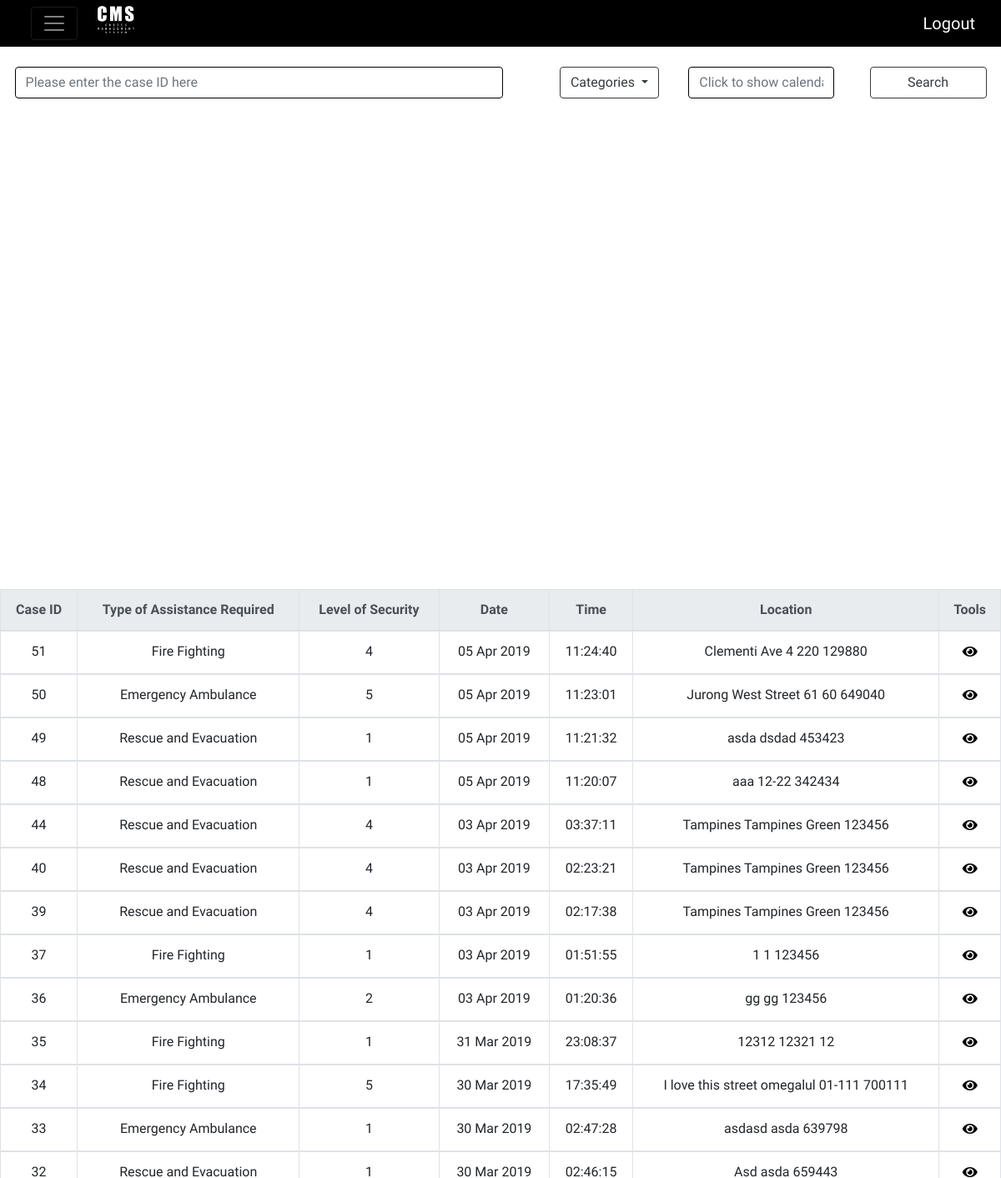
Before: /cms/ (signed in) with the older database file.
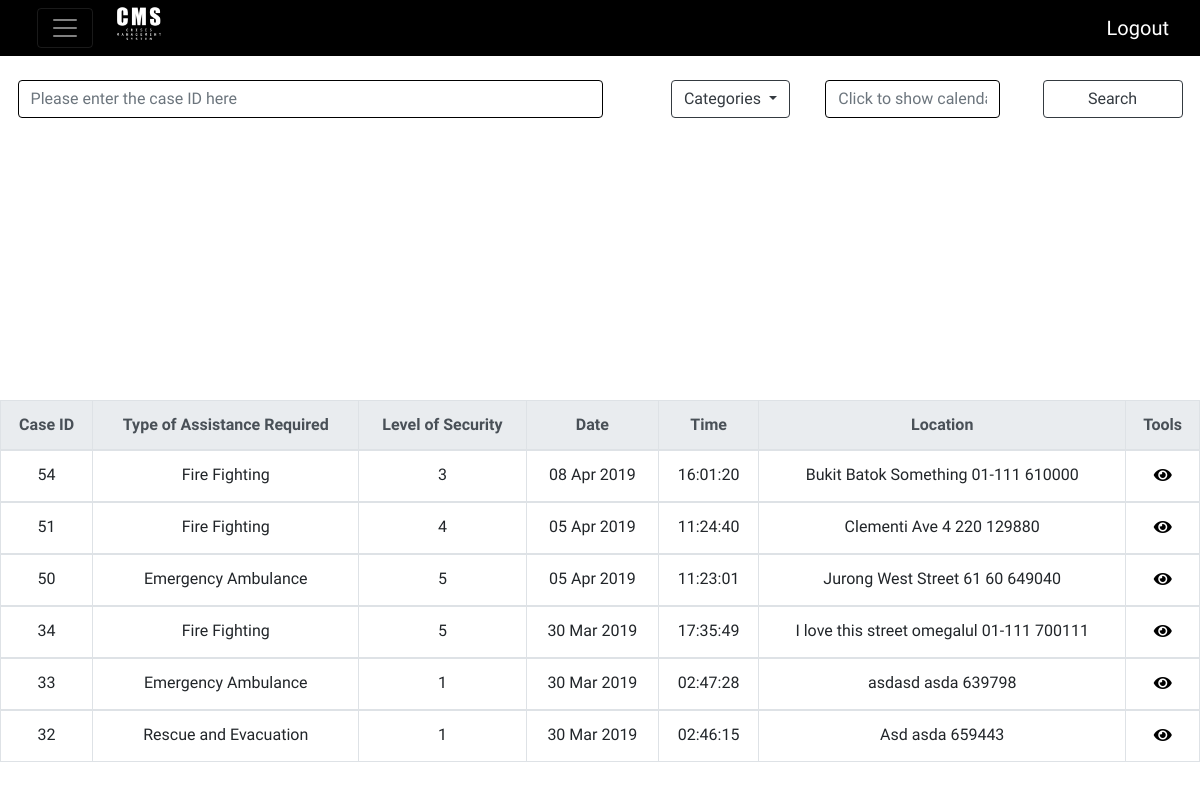
After: the same page with the newer database file.
### cms/models.py (models this page shows)
class Incident(models.Model):
	Fire = 'FIR'
	Haze = 'HAZ'
	Bird = 'BIR'
	Tsunami = 'TSU'
	Aftershock = 'AFT'
	Terrorist = 'TER'
	INCIDENT_TYPE_CHOICES = (
		(Fire,'Fire outbreak'),
		(Haze, 'Haze'),
		(Bird, 'Bird flu outbreak'),
		(Tsunami, 'Tsunami'),
		(Aftershock, 'Earthquake Aftershock'),
		(Terrorist, 'Terrorist Activity')
	)
	id = models.AutoField(primary_key=True)
	submitter = models.ForeignKey(
		User,
		on_delete=models.CASCADE,
		null=True)
	caller = models.CharField(
		max_length=50,
		default='Anonymous')
	message = models.CharField(
		max_length=100,
		default='All is good')
	mobile_number = models.CharField(
		max_length = 15,
		default = '0000 0000')
	incident_type = models.CharField(
		max_length=3,
		choices=INCIDENT_TYPE_CHOICES,
		)
	incident_date = models.DateTimeField('date incident happens',
											auto_now_add=True)
	assistance_type = models.ForeignKey(
		Assistance,
		on_delete=models.CASCADE)
	severity = models.IntegerField(default=1,
		choices=(
			(1,'1'),
			(2,'2'),
			(3,'3'),
			(4,'4'),
			(5,'5'),
			))
	location = models.TextField(default ='Singapore')
	is_closed = models.BooleanField(default=False)
	incident_closed_date = models.DateTimeField(null=True)
	lat = models.FloatField(null=True)
	long = models.FloatField(null=True)
	class Meta:
		ordering = ["-incident_date"]

class Assistance(models.Model):
	number = models.CharField(
		max_length=8)
	name = models.CharField(
		max_length=50)
	def __str__(self):
		return self.name

### cms/views.py (the view)
# urls.py: path('', views.IndexView.as_view(), name='home'),
class IndexView(LoginRequiredMixin, generic.ListView):
	model = Incident
	context_object_name = 'incident_list'
	template_name = 'cms/index.html'
	conditions ={
		"severity": "severity",
		"date" : "incident_date__date"
	}
	def get_context_data(self, **kwargs):
		context = super().get_context_data(**kwargs)
		context['filter'] = IncidentFilter(self.request.GET,queryset=Incident.objects.filter(is_closed = False))
		return context

### cms/templates/cms/index.html (shortened to what this page needs)
{% include "cms/nav bar.html" %}
{% block content %}
{% load tz %}
{% load static %}
{% load staticfiles %}
<html>
<head>
	<link rel="stylesheet" href="https://use.fontawesome.com/releases/v5.7.2/css/all.css">
	<link rel="stylesheet" href="http://code.jquery.com/ui/1.11.0/themes/smoothness/jquery-ui.css">
</head>
<body>
	<div class="container-fluid">
	<form id="filter" method="GET">
		<div class="row" style="margin-top: 2%;">
			<div class="col-md-6">
				<input type="text" class="form-control" placeholder="Please enter the case ID here" name="id" id="id_id" autocomplete="off" style="border:1px solid black;">
			</div>
			<div class="col-md-2 text-right">
				<div class="dropdown">
						<button class="btn btn-outline-dark dropdown-toggle" type="button" id="dropdownMenuButton" data-toggle="dropdown" aria-haspopup="true" aria-expanded="false">
							Categories
						</button>
				</div>
			</div>
			<div class="col-md-2 text-center" >
					<input type="text" name="incident_day" value="" class="datepicker form-control" id="id_incident_day" autocomplete="off" style="border:1px solid black" placeholder="Click to show calendar">
			</div>
			<div class="col-md-2 text-center">
					<button type="submit" class="btn btn-outline-dark" id="search">Search</button>
			</div>
		</div>
		<div id="assistance-menu">
			<div class="row">
				<div class="col-md-9">
				</div>
				<div class="col-md-3">
			</div>
			</div>
		</div>
		</form>
	{% if incident_list %}
		<table class = "table table-bordered table-hover" id="maintable">
			<thead class="thead-light">
				<tr>
					<th scope="col" onclick="sort(0)">Case ID</th>
					<th scope="col">Type of Assistance Required</th>
					<th scope="col" onclick="sort(2)">Level of Security</th>
					<th scope="col" onclick="sort(3)">Date</th>
					<th scope="col" onclick="sort(4)">Time</th>
					<th scope="col">Location</th>
					<th scope="col">Tools</th>
				</tr>
			</thead>
			{%for incident in filter.qs %}
			<tbody>
			<tr id = "rowid">
				<td>{{ incident.id }}</td>
				<td>{{ incident.assistance_type }}</td>
				<td>{{ incident.severity }}</td>
				{% timezone "Asia/Singapore" %}
				<td>{{ incident.incident_date|date:"d M Y" }}</td>
				<td>{{ incident.incident_date|date:"H:i:s"}}</td>
				{% endtimezone %}
				<td>{{incident.location}}</td>
				<td style="text-align: center;">
					<button class= "case-detail" btn data-id="{% url 'cms:case' incident.pk %}" ><i class="fas fa-eye"></i>
					</button>
				</td>
			</tr>
			{% empty %}
		    	<script>
		    		document.getElementById("message").style.display = "block";
		    		document.getElementById("message").innerHTML = "No Incident found. Please choose a different category or value.";
		    	</script>
			{% endfor %}
			</tbody>
		</table>
	{% else %}
		<p>No incidents are available.</p>
	{% endif %}
	</div>
</body>
{% endblock %}
</html>

Changed rows visible on the page:
no longer on this page (row edited): Incident: id "49", assistance_type "Rescue and Evacuation", severity "1", incident_date "05 Apr 2019", incident_date "11:21:32", location "asda dsdad 453423"
no longer on this page (row edited): Incident: id "48", assistance_type "Rescue and Evacuation", severity "1", incident_date "05 Apr 2019", incident_date "11:20:07", location "aaa 12-22 342434"
no longer on this page (row edited): Incident: id "44", assistance_type "Rescue and Evacuation", severity "4", incident_date "03 Apr 2019", incident_date "03:37:11", location "Tampines Tampines Green 123456"
no longer on this page (row edited): Incident: id "40", assistance_type "Rescue and Evacuation", severity "4", incident_date "03 Apr 2019", incident_date "02:23:21", location "Tampines Tampines Green 123456"
no longer on this page (row edited): Incident: id "39", assistance_type "Rescue and Evacuation", severity "4", incident_date "03 Apr 2019", incident_date "02:17:38", location "Tampines Tampines Green 123456"
no longer on this page (row edited): Incident: id "37", assistance_type "Fire Fighting", severity "1", incident_date "03 Apr 2019", incident_date "01:51:55", location "1 1 123456"
no longer on this page (row edited): Incident: id "36", assistance_type "Emergency Ambulance", severity "2", incident_date "03 Apr 2019", incident_date "01:20:36", location "gg gg 123456"
no longer on this page (row edited): Incident: id "35", assistance_type "Fire Fighting", severity "1", incident_date "31 Mar 2019", incident_date "23:08:37", location "12312 12321 12"
added Incident: id "54", assistance_type "Fire Fighting", severity "3", incident_date "08 Apr 2019", incident_date "16:01:20", location "Bukit Batok Something 01-111 610000"
